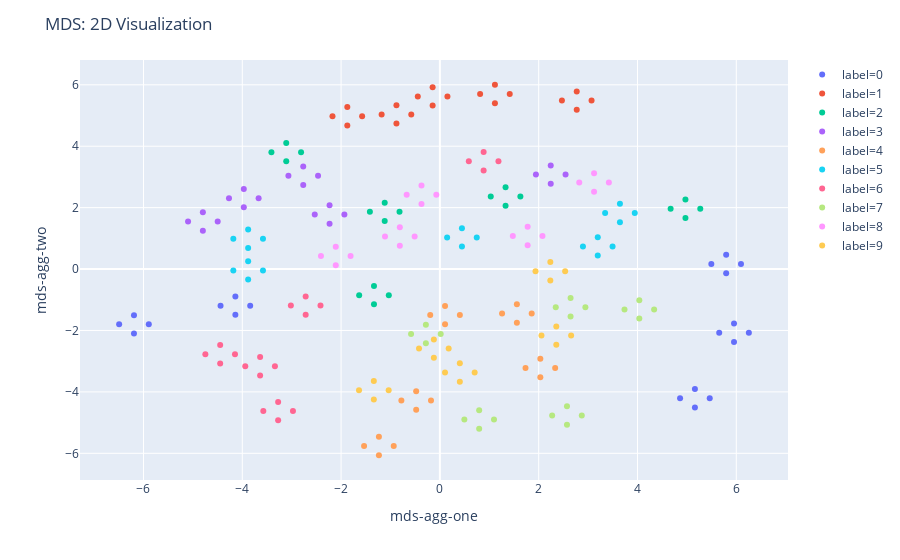

The notebook cell this image was saved under:
### Code cell
vis_2d(contours_df, 'mds-agg-one', 'mds-agg-two', 'label', 'MDS')

### Figure 1 — Plotly figure (JSON) as saved in the notebook; plotly's stock layout.template omitted (floating-point values rounded to 4 significant figures)
{"data": [{"hoverlabel": {"namelength": 0}, "hovertemplate": "label=0<br>mds-agg-one=%{x}<br>mds-agg-two=%{y}", "legendgroup": "label=0", "marker": {"color": "#636efa", "symbol": "circle"}, "mode": "markers", "name": "label=0", "showlegend": true, "type": "scatter", "x": [5.162, -6.193, 5.795, 5.954, -4.14, 5.162, -6.193, 5.795, 5.954, -4.14, 4.862, -6.493, 5.495, 5.654, -4.44, 5.462, -5.893, 6.095, 6.254, -3.84], "xaxis": "x", "y": [-3.908, -1.501, 0.4666, -1.774, -0.8913, -4.508, -2.101, -0.1334, -2.374, -1.491, -4.208, -1.801, 0.1666, -2.074, -1.191, -4.208, -1.801, 0.1666, -2.074, -1.191], "yaxis": "y"}, {"hoverlabel": {"namelength": 0}, "hovertemplate": "label=1<br>mds-agg-one=%{x}<br>mds-agg-two=%{y}", "legendgroup": "label=1", "marker": {"color": "#EF553B", "symbol": "circle"}, "mode": "markers", "name": "label=1", "showlegend": true, "type": "scatter", "x": [-1.874, 2.77, -0.8794, 1.114, -0.1474, -1.874, 2.77, -0.8794, 1.114, -0.1474, -2.174, 2.47, -1.179, 0.814, -0.4474, -1.574, 3.07, -0.5794, 1.414, 0.1526], "xaxis": "x", "y": [5.276, 5.786, 5.336, 6.001, 5.923, 4.676, 5.186, 4.736, 5.401, 5.323, 4.976, 5.486, 5.036, 5.701, 5.623, 4.976, 5.486, 5.036, 5.701, 5.623], "yaxis": "y"}, {"hoverlabel": {"namelength": 0}, "hovertemplate": "label=2<br>mds-agg-one=%{x}<br>mds-agg-two=%{y}", "legendgroup": "label=2", "marker": {"color": "#00cc96", "symbol": "circle"}, "mode": "markers", "name": "label=2", "showlegend": true, "type": "scatter", "x": [-3.11, 1.329, -1.334, -1.117, 4.971, -3.11, 1.329, -1.334, -1.117, 4.971, -3.41, 1.029, -1.634, -1.417, 4.671, -2.81, 1.629, -1.034, -0.8169, 5.271], "xaxis": "x", "y": [4.107, 2.66, -0.5491, 2.163, 2.264, 3.507, 2.06, -1.149, 1.563, 1.664, 3.807, 2.36, -0.8491, 1.863, 1.964, 3.807, 2.36, -0.8491, 1.863, 1.964], "yaxis": "y"}, {"hoverlabel": {"namelength": 0}, "hovertemplate": "label=3<br>mds-agg-one=%{x}<br>mds-agg-two=%{y}", "legendgroup": "label=3", "marker": {"color": "#ab63fa", "symbol": "circle"}, "mode": "markers", "name": "label=3", "showlegend": true, "type": "scatter", "x": [-2.233, -3.969, -2.766, -4.798, 2.244, -2.233, -3.969, -2.766, -4.798, 2.244, -2.533, -4.269, -3.066, -5.098, 1.944, -1.933, -3.669, -2.466, -4.498, 2.544], "xaxis": "x", "y": [2.077, 2.609, 3.338, 1.849, 3.375, 1.477, 2.009, 2.738, 1.249, 2.775, 1.777, 2.309, 3.038, 1.549, 3.075, 1.777, 2.309, 3.038, 1.549, 3.075], "yaxis": "y"}, {"hoverlabel": {"namelength": 0}, "hovertemplate": "label=4<br>mds-agg-one=%{x}<br>mds-agg-two=%{y}", "legendgroup": "label=4", "marker": {"color": "#FFA15A", "symbol": "circle"}, "mode": "markers", "name": "label=4", "showlegend": true, "type": "scatter", "x": [2.033, 0.1042, -0.48, 1.559, -1.234, 2.033, 0.1042, -0.48, 1.559, -1.234, 1.733, -0.1958, -0.78, 1.259, -1.534, 2.333, 0.4042, -0.18, 1.859, -0.9344], "xaxis": "x", "y": [-2.92, -1.199, -3.979, -1.146, -5.463, -3.52, -1.799, -4.579, -1.746, -6.063, -3.22, -1.499, -4.279, -1.446, -5.763, -3.22, -1.499, -4.279, -1.446, -5.763], "yaxis": "y"}, {"hoverlabel": {"namelength": 0}, "hovertemplate": "label=5<br>mds-agg-one=%{x}<br>mds-agg-two=%{y}", "legendgroup": "label=5", "marker": {"color": "#19d3f3", "symbol": "circle"}, "mode": "markers", "name": "label=5", "showlegend": true, "type": "scatter", "x": [-3.881, 3.196, 0.4462, -3.881, 3.645, -3.881, 3.196, 0.4462, -3.881, 3.645, -4.181, 2.896, 0.1462, -4.181, 3.345, -3.581, 3.496, 0.7462, -3.581, 3.945], "xaxis": "x", "y": [0.2561, 1.038, 1.331, 1.286, 2.123, -0.3439, 0.4375, 0.7307, 0.6855, 1.523, -0.04391, 0.7375, 1.031, 0.9855, 1.823, -0.04391, 0.7375, 1.031, 0.9855, 1.823], "yaxis": "y"}, {"hoverlabel": {"namelength": 0}, "hovertemplate": "label=6<br>mds-agg-one=%{x}<br>mds-agg-two=%{y}", "legendgroup": "label=6", "marker": {"color": "#FF6692", "symbol": "circle"}, "mode": "markers", "name": "label=6", "showlegend": true, "type": "scatter", "x": [-2.717, 0.8857, -3.274, -3.639, -4.448, -2.717, 0.8857, -3.274, -3.639, -4.448, -3.017, 0.5857, -3.574, -3.939, -4.748, -2.417, 1.186, -2.974, -3.339, -4.148], "xaxis": "x", "y": [-0.8902, 3.809, -4.326, -2.866, -2.475, -1.49, 3.209, -4.926, -3.466, -3.075, -1.19, 3.509, -4.626, -3.166, -2.775, -1.19, 3.509, -4.626, -3.166, -2.775], "yaxis": "y"}, {"hoverlabel": {"namelength": 0}, "hovertemplate": "label=7<br>mds-agg-one=%{x}<br>mds-agg-two=%{y}", "legendgroup": "label=7", "marker": {"color": "#B6E880", "symbol": "circle"}, "mode": "markers", "name": "label=7", "showlegend": true, "type": "scatter", "x": [2.645, 0.7951, 4.037, 2.573, -0.2836, 2.645, 0.7951, 4.037, 2.573, -0.2836, 2.345, 0.4951, 3.737, 2.273, -0.5836, 2.945, 1.095, 4.337, 2.873, 0.01635], "xaxis": "x", "y": [-0.9455, -4.6, -1.014, -4.467, -1.816, -1.546, -5.2, -1.614, -5.067, -2.416, -1.246, -4.9, -1.314, -4.767, -2.116, -1.246, -4.9, -1.314, -4.767, -2.116], "yaxis": "y"}, {"hoverlabel": {"namelength": 0}, "hovertemplate": "label=8<br>mds-agg-one=%{x}<br>mds-agg-two=%{y}", "legendgroup": "label=8", "marker": {"color": "#FF97FF", "symbol": "circle"}, "mode": "markers", "name": "label=8", "showlegend": true, "type": "scatter", "x": [-2.108, 3.121, 1.777, -0.811, -0.3725, -2.108, 3.121, 1.777, -0.811, -0.3725, -2.408, 2.821, 1.477, -1.111, -0.6725, -1.808, 3.421, 2.077, -0.511, -0.07252], "xaxis": "x", "y": [0.7266, 3.118, 1.378, 1.358, 2.718, 0.1266, 2.518, 0.7783, 0.7584, 2.118, 0.4266, 2.818, 1.078, 1.058, 2.418, 0.4266, 2.818, 1.078, 1.058, 2.418], "yaxis": "y"}, {"hoverlabel": {"namelength": 0}, "hovertemplate": "label=9<br>mds-agg-one=%{x}<br>mds-agg-two=%{y}", "legendgroup": "label=9", "marker": {"color": "#FECB52", "symbol": "circle"}, "mode": "markers", "name": "label=9", "showlegend": true, "type": "scatter", "x": [2.236, 0.4039, -1.337, 2.356, -0.1222, 2.236, 0.4039, -1.337, 2.356, -0.1222, 1.936, 0.1039, -1.637, 2.056, -0.4222, 2.536, 0.7039, -1.037, 2.656, 0.1778], "xaxis": "x", "y": [0.2278, -3.068, -3.644, -1.867, -2.291, -0.3722, -3.668, -4.244, -2.467, -2.891, -0.07225, -3.368, -3.944, -2.167, -2.591, -0.07225, -3.368, -3.944, -2.167, -2.591], "yaxis": "y"}], "layout": {"legend": {"tracegroupgap": 0}, "margin": {"t": 60}, "title": {"text": "MDS: 2D Visualization"}, "xaxis": {"anchor": "y", "domain": [0, 1], "title": {"text": "mds-agg-one"}}, "yaxis": {"anchor": "x", "domain": [0, 1], "title": {"text": "mds-agg-two"}}}}
